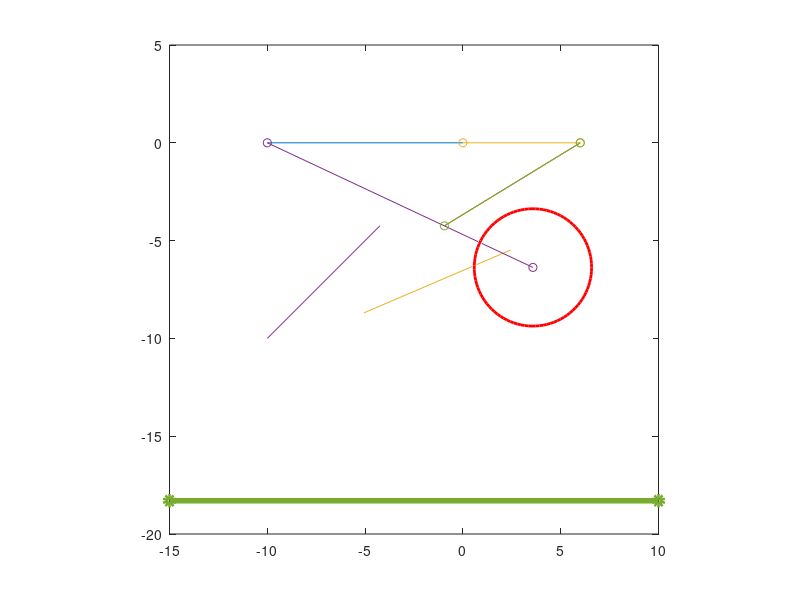
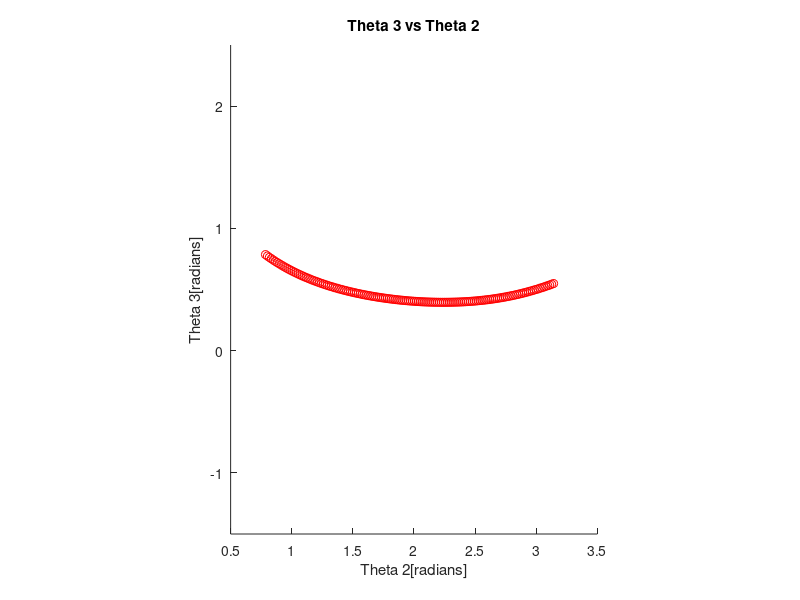
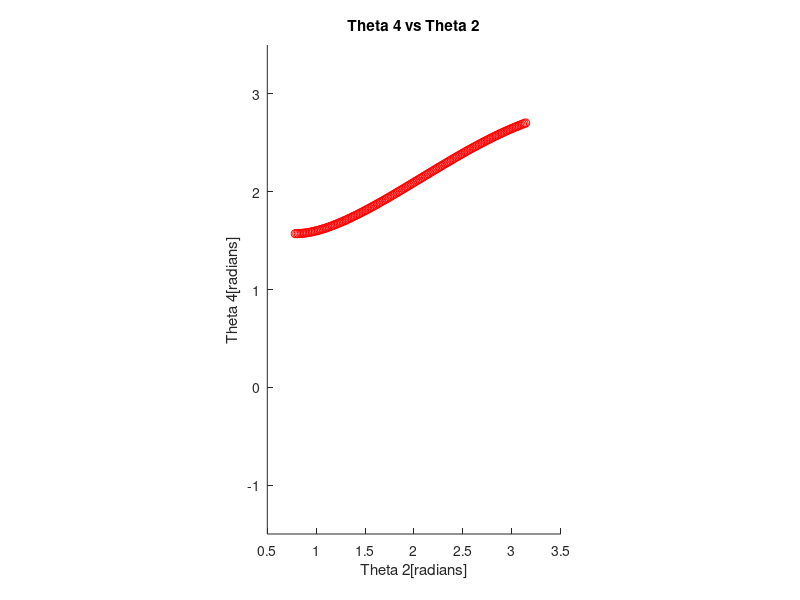

MATLAB code for these plots, in order:

%Landing gear Ground points
%This program calculates the ground points for a simulation of an airplane
%landing gear and the angle between the links. It then uses the values
%calculated to create a simulation as the landing gear goes from the
%starting position and touches the ground. 
%inputs are :
%p1 = [6 0];
% p2 = [-0.946699141100893 -4.247086478782448];
% p3 = [2.428700058734363 -5.486475738094875];
% p4 = [-5.055787223379352 -8.692224112360492];
% p5 = [-4.242640687119286 -4.242640687119286];
% p6 = [-10 -10];
% R1, R2, R3 and R4
% theta 1, theta 2 
%outputs are:- m1,s_1,m2,s_2,x1,y1,m3,s_3,m4,s_4,x2,y2,theta 3 and theta 4.

%Intialization of the program
clf % clears plot
clc % clears the command window 
clear all % clears the variables
%% Main program
p1 = [6 0]; %point 1 
p2 = [-0.946699141100893 -4.247086478782448]; %point 2.
p3 = [2.428700058734363 -5.486475738094875]; %point 3.
p4 = [-5.055787223379352 -8.692224112360492]; %point 4.
p5 = [-4.242640687119286 -4.242640687119286];% point 5.
p6 = [-10 -10]; %point 6
m1 = [(p1(1)+ p3(1))/2 (p1(2) + p3(2))/2]; %calculates the midpoint of line between point 1 and point 3.
s_1 = (p1(2)-p3(2))/(p1(1)-p3(1));% calculates the slope of line passing through point 1 and point 3.
m2 = [(p3(1)+p5(1))/2 (p3(2)+p5(2))/2];% calculates the midpoint of line between point 3 and point 5.
s_2 =(p5(2)-p3(2))/(p5(1)-p3(1));% calculates the slope of line passing through point 3 and point 5.

 x1 = ((-m1(1))/s_1 + (m2(1))/s_2 + (m2(2)) -( m1(2)))*((s_1*s_2)/(s_1-s_2))% set the two correspoonding y equations equal to calculate x1.
y1 = ((-1/s_1)*(x1) + (m1(1)/s_1) + (m1(2)))% plugged in the x1 value calculated above and calculated the y1.

m3 = [(p2(1) + p4(1))/2 (p2(2)+p4(2))/2];%calculates the midpoint of line between point 2 and point 4.
s_3 = ((p4(2)-p2(2))/(p4(1)-p2(1)));% calculates the slope of line passing through point 2 and point 4.
m4 = [(p4(1)+p6(1))/2 (p4(2)+p6(2))/2];%calculates the midpoint of line between point 4 and point 6.
s_4 = ((p6(2)-p4(2))/(p6(1)-p4(1)));% calculates the slope of line passing through point 4 and point 6.

x2 = ((-m3(1))/s_3 + (m4(1))/s_4 + (m4(2)) -( m3(2)))*((s_3*s_4)/(s_3-s_4))% set the two correspoonding y equations equal to calculate x2.
y2 = ((-1/s_3)*(x2) + (m3(1)/s_3) + (m3(2)))% plugged in the x1 value calculated above and calculated the y2.

%calculate the distance between points provided
r_1= ((0-10)^2 + (0-0)^2)^(1/2);
r_2= ((6-0)^2 + (0-0)^2)^(1/2);
r_3= ((6+0.9466991411008933)^2 + (0+4.247086478782448)^2)^(1/2);
r_4 = ((-10+0.946699141100893)^2 + (0+4.247086478782448)^2)^(1/2);

theta_1 = 0;% value of angle theta that relates Ground 1 and 2 at initial position

theta_2 = pi; %value of the angle theta 2 at initial position


theta_2fin = 45 * (pi/180); %value of the angle theta 2 final at the landing position calculated 
theta_1fin = 0; % value of angle theta that relates Ground 1 and 2 at final position

 

theta_3val = []; %empty matrix that stores the calculated value of theta 3 as it goes through the loop.
theta_4val = [] ; %empty matrix that stores the calculated value of theta 3 as it goes through the loop.
u_2 = [] ; % empty matrix that stores value of u_2 used to calculate theta
theta_2val = linspace(theta_2,theta_2fin,150); %creates a matrix that contains value of theta_2 from start to finish.
for i = 1:length(theta_2val) %for loop used to calculaate the values of theta 3 and 4 when the loop goes through iteration each time. 
     C_2 = (r_3)^2 - (r_2)^2 - (r_4)^2 - (r_1)^2 + 2*r_1*r_2*cos(theta_2val(i)); % Uses the vector loop provided value to subsititute to calculate theta 3 and 4.
     A_2 = 2*r_4*((r_1) - (r_2*cos(theta_2val(i)))); % Uses the vector loop provided value to subsititute to calculate theta 3 and 4.
     B_2 = -2*r_2*r_4*sin(theta_2val(i)); % Uses the vector loop provided value to subsititute to calculate theta 3 and 4.

     y_2 = sqrt((A_2)^2 + (B_2)^2 - (C_2)^2); % Uses the vector loop provided value to subsititute to calculate theta 3 and 4.
     x_2 = C_2  + A_2 ;  % Uses the vector loop provided value to subsititute to calculate theta 3 and 4.

     u_2 = (B_2 + y_2)/(x_2); % Uses the vector loop provided value to subsititute to calculate theta 3 and 4.
     theta_4fin = 2*atan(u_2); % calculates the final angle of theta 4. 
     cosang_3 = ((-r_2*cos(theta_2val(i))) + (r_4*cos(theta_4fin)) + r_1)/(r_3); %calculates cosang variable that would be used to calculate theta 3 final.
     sinang_3 = ((-r_2*sin(theta_2val(i))) + (r_4*sin(theta_4fin)))/(r_3) ; %calculates sinang variable that would be used to calculate theta 3 final.
     theta_3fin = atan2((sinang_3),(cosang_3)) ; % Uses cosang and sinang to calculate theta 3 final.
     theta_3val = [theta_3val,theta_3fin]; %stores the values of theta 3 in a matrix
     theta_4val = [theta_4val,theta_4fin]; % stores the values of theta 4 in a matrix
end

%plots the ground points that were calculated. 
 
g1 = [x1 y1]; %ground 1
g2 = [x2 y2]; % ground 2 
p0x = [g1(1) g2(1)]; %put the x values of ground 1 and ground 2 in to a matrix
p0y = [g1(2) g2(2)] ;%put the y values of ground 1 and ground 2 in to a matrix
plot (p0x,p0y); hold on; %plots the line the goes through ground 1 and 2.

p1x = [p1(1) p2(1)]; %put the x values of point 1 and point 2  in to a matrix
p1y = [p1(2) p2(2)];%put the y values of ground 1 and ground 2 in to a matrix    
plot(p1x,p1y); hold on;  %plots the line the goes through point 1 and 2.

p2x = [p3(1) p4(1)];%put the x values of point 3  and point 4 in to a matrix
p2y = [p3(2) p4(2)];%put the y values of point 3 and point 4 in to a matrix
plot(p2x,p2y); hold on;  %plots the line the goes through point 3 and 4.
   
p3x = [p5(1) p6(1)]; %put the x values of point 5 and point 6 in to a matrix
p3y = [p5(2) p6(2)] ;%put the y values of point 5 and point 6 in to a matrix
plot(p3x, p3y); hold on; %plots the line the goes through point 5 and 6.

ground=plot ([-15 10], [-18.3 -18.3],'-o'); hold on; %plot the ground where the gear lands.
set(ground, 'LineWidth',4);% sets the thickness of the ground.
axis equal; % sets axis equally 
    
axis ([-15 10 -20 5]) %sets the axis as specified 
 
hold on;  
   
    
    %the for loop calculates the positions of the links as they go through
    %the simulation. it then uses these values to plot the simulation of
    %the gear as it goes from start to landing position.
for i = 1:length(theta_2val)
    
    k2x = r_2*cos(pi+theta_2val(i))+g1(1); %calculates the x position of the input link each time it goes through the loop.
    k2y = r_2*sin(pi+theta_2val(i))+g1(2);%calculates the y position of the input link each time it goes through the loop.
    k4x = (r_4)*cos(pi+theta_4val(i))+g2(1); %calculates the x position of the coupler link each time it goes through the loop.
    k4y = (r_4)*sin(pi+theta_4val(i))+g2(2);%calculates the y position of the coupler link each time it goes through the loop.
    k5x = ((5+r_4)*cos(pi+theta_4val(i))+g2(1)); %calculates the x position of the output link each time it goes through the loop.
    k5y = ((5+r_4)*sin(pi+theta_4val(i))+g2(2)); %calculates the y position of the output link each time it goes through the loop.
    p2 = plot ([g1(1) k2x], [g1(2) k2y],'-o'); % plots the simulation of the link that goes from ground 1 to input link.
    p3 = plot([k2x k4x],[k2y k4y],'-o'); % plots the simulation of the link as link goes from the initial position to landing position.
    p4 = plot ([g2(1) k5x], [g2(2) k5y], '-o'); % plots the simulation of the link as link goes from the initial position to landing position.
    k5cen = [k5x k5y] % sets the center point for the wheel of the landing gear. 
    circ1= viscircles(k5cen,3); % plots a circle that depicts the wheel.
    
    
    
    M(i) =getframe;

 		%deletes line after simulation
    delete(p2);
    delete(p3); 
    delete(p4); 
    delete(circ1); 
    
    
    
end
    %the for loop calculates the positions of the links as they go through
    %the simulation. it then uses these values to plot the simulation of
    %the gear as it goes from landing position to start position.  
for i =length(theta_2val):-1:1  
    k2x = r_2*cos(pi+theta_2val(i))+g1(1); %calculates the x position of the input link each time it goes through the loop.
    k2y = r_2*sin(pi+theta_2val(i))+g1(2); %calculates the y position of the input link each time it goes through the loop
    k4x = r_4*cos(pi+theta_4val(i))+g2(1); %calculates the x position of the coupler link each time it goes through the loop.
    k4y = r_4*sin(pi+theta_4val(i))+g2(2); %calculates the y position of the coupler link each time it goes through the loop.
    k6x = (5+r_4)*cos(pi+theta_4val(i))+g2(1); %calculates the x position of the output link each time it goes through the loop.
    k6y = (5+r_4)*sin(pi+theta_4val(i))+g2(2); %calculates the y position of the output link each time it goes through the loop.
    p2 = plot ([g1(1) k2x], [g1(2) k2y],'-o'); % plots the simulation of the link that goes from ground 1 to input link.
    p3 = plot([k2x k4x],[k2y k4y],'-o'); % plots the simulation of the link as link goes from the initial position to landing position.
    p4 = plot ([g2(1) k6x], [g2(2) k6y], '-o');  % plots the simulation of the link as link goes from the landing position to initial position.
    k6cen = [k6x k6y]; % sets the center point for the wheel of the landing gear.
    circ1=viscircles(k6cen,3); % plots a circle that depicts the wheel.
    
    
    M(i) =getframe; 

 				%deletes the lines after simulation is completed
    delete(p2); 
    delete(p3); 
    delete(p4); 
    delete(circ1); 
    
    
end 
% plots the landing gear at intial position after completing the
% simulation.
plot ([g1(1) k2x], [g1(2) k2y],'-o'); hold on; % plots the simulation of the link that goes from ground 1 to input link.
plot ([g2(1) k6x], [g2(2) k6y], '-o'); hold on; % plots the simulation of the link that goes from ground 2 to output link.
plot ([k2x k4x],[k2y k4y],'-o'); hold on;% plots the links at the initial position 
circ1=viscircles(k6cen,3); %plots the wheel of the landing gear
axis equal %sets axis equal

axis ([-15 10 -20 5]); %sets the axis 

%this section is used to plot the graph theta 3 vs theta 2 
figure 


axis equal %sets axis equal 

axis ([0.5 3.5 -1.5 2.5]) ;% sets the axis 
xlabel('Theta 2[radians]'); %labels the x coordinate of the graph
ylabel('Theta 3[radians]'); %labels the y coordinate of the graph
title('Theta 3 vs Theta 2'); %sets the title of the plot 
hold on;

for i =1: length(theta_2val) % the for loop plots the values of the theta 2 and theta 3. 
    
 
   plo= plot (theta_2val(i),theta_3val(i) , '-ro'); %plots theta 2 vs theta 3
    
   
   M(i) = getframe; % get frame 
       
 
    
end 
hold off; 


%this section is used to plot the graph theta 4 vs theta 2
figure 

axis equal 

axis([0.5 3.5 -1.5 3.5]); %sets the axis 
xlabel('Theta 2[radians]'); %labels the x coordinate of the graph
ylabel('Theta 4[radians]'); %labels the y coordinate of the graph 
title('Theta 4 vs Theta 2'); %labels the title of the plot
hold on;
for i = 1:length(theta_2val)  % the for loop plots the values of the theta 2 and theta 4.
    plo2 = plot(theta_2val(i),theta_4val(i), '-ro'); %plots theta 2 vs theta 4.
    
    M(i) = getframe; %get frame 
    
end 

hold off;
